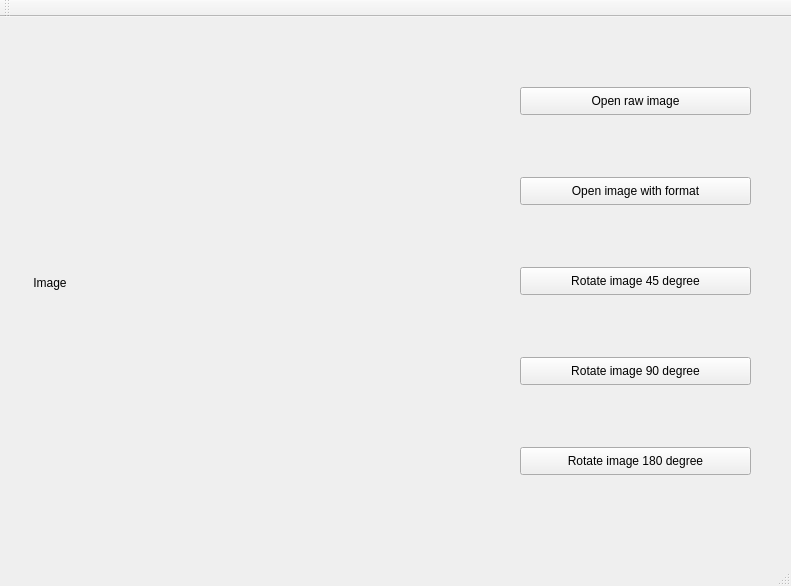
<?xml version="1.0" encoding="UTF-8"?>
<ui version="4.0">
 <class>MainWindow</class>
 <widget class="QMainWindow" name="MainWindow">
  <property name="geometry">
   <rect>
    <x>0</x>
    <y>0</y>
    <width>791</width>
    <height>586</height>
   </rect>
  </property>
  <property name="windowTitle">
   <string>MainWindow</string>
  </property>
  <widget class="QWidget" name="centralWidget">
   <widget class="QPushButton" name="OpenRawImageButton">
    <property name="geometry">
     <rect>
      <x>520</x>
      <y>70</y>
      <width>231</width>
      <height>28</height>
     </rect>
    </property>
    <property name="text">
     <string>Open raw image</string>
    </property>
   </widget>
   <widget class="QPushButton" name="OpenFormatImageButton">
    <property name="geometry">
     <rect>
      <x>520</x>
      <y>160</y>
      <width>231</width>
      <height>28</height>
     </rect>
    </property>
    <property name="text">
     <string>Open image with format</string>
    </property>
   </widget>
   <widget class="QPushButton" name="Rotate45Button">
    <property name="geometry">
     <rect>
      <x>520</x>
      <y>250</y>
      <width>231</width>
      <height>28</height>
     </rect>
    </property>
    <property name="text">
     <string>Rotate image 45 degree</string>
    </property>
   </widget>
   <widget class="QPushButton" name="Rotate90Button">
    <property name="geometry">
     <rect>
      <x>520</x>
      <y>340</y>
      <width>231</width>
      <height>28</height>
     </rect>
    </property>
    <property name="text">
     <string>Rotate image 90 degree</string>
    </property>
   </widget>
   <widget class="QPushButton" name="Rotate180Button">
    <property name="geometry">
     <rect>
      <x>520</x>
      <y>430</y>
      <width>231</width>
      <height>28</height>
     </rect>
    </property>
    <property name="text">
     <string>Rotate image 180 degree</string>
    </property>
   </widget>
   <widget class="QLabel" name="label_image">
    <property name="geometry">
     <rect>
      <x>30</x>
      <y>70</y>
      <width>471</width>
      <height>391</height>
     </rect>
    </property>
    <property name="text">
     <string> Image</string>
    </property>
   </widget>
  </widget>
  <widget class="QMenuBar" name="menuBar">
   <property name="geometry">
    <rect>
     <x>0</x>
     <y>0</y>
     <width>791</width>
     <height>26</height>
    </rect>
   </property>
  </widget>
  <widget class="QToolBar" name="mainToolBar">
   <attribute name="toolBarArea">
    <enum>TopToolBarArea</enum>
   </attribute>
   <attribute name="toolBarBreak">
    <bool>false</bool>
   </attribute>
  </widget>
  <widget class="QStatusBar" name="statusBar"/>
 </widget>
 <layoutdefault spacing="6" margin="11"/>
 <resources/>
 <connections/>
</ui>
